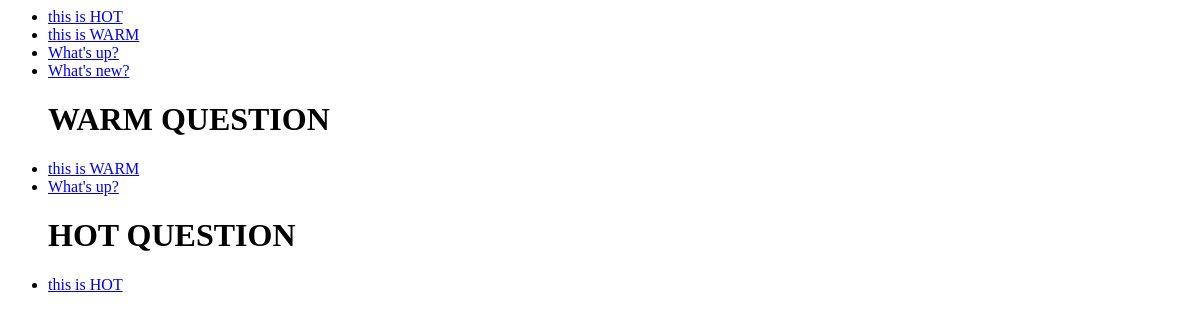
/, run on an earlier commit of the app's database.
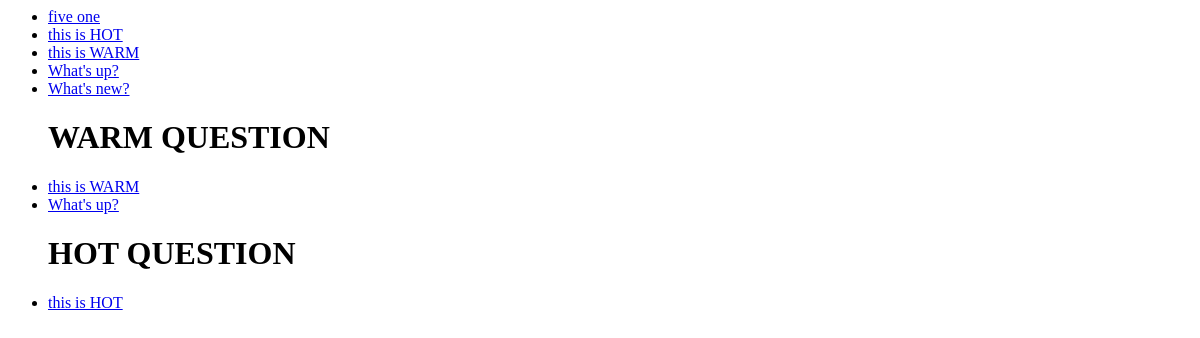
And on a later commit of the database.
### polls/models.py (models this page shows, shortened)
class Question(models.Model):
    question_text = models.CharField(max_length=200)
    pub_date = models.DateTimeField("date published")

### polls/views.py (the view)
# urls.py: path("", views.IndexView.as_view(), name="index"),
class IndexView(generic.ListView):
    template_name = "polls/index.html"
    context_object_name = "latest_question_list"
    def get_queryset(self):
        return Question.objects.filter(pub_date__lte=timezone.now()).order_by("-pub_date")[
        :5
    ]

### polls/templates/polls/index.html
{% if latest_question_list %}
    <ul>
    {% for question in latest_question_list %}
    <li><a href="{% url 'polls:detail' question.id %}">{{ question.question_text }}</a></li>
    {% endfor %}
    <h1>WARM QUESTION</h1>
        {% for question in latest_question_list %}
            {% for choice in question.choice_set.all %}
                {% if choice.votes >= 10 and choice.votes < 50 %}
                    <li><a href="{% url 'polls:detail' question.id %}">{{ question.question_text }}</a></li>
                {% endif %}
            {% endfor %}
        {% endfor %}
    <h1>HOT QUESTION</h1>
        {% for question in latest_question_list %}
            {% for choice in question.choice_set.all %}
                {% if choice.votes > 50 %}
                    <li><a href="{% url 'polls:detail' question.id %}">{{ question.question_text }}</a></li>
                {% endif %}
            {% endfor %}
        {% endfor %}
    </ul>
{% else %}
    <p>No polls are available.</p>
{% endif %}

What changed in the data, as far as the page shows it:
added Question: question_text "five one"
